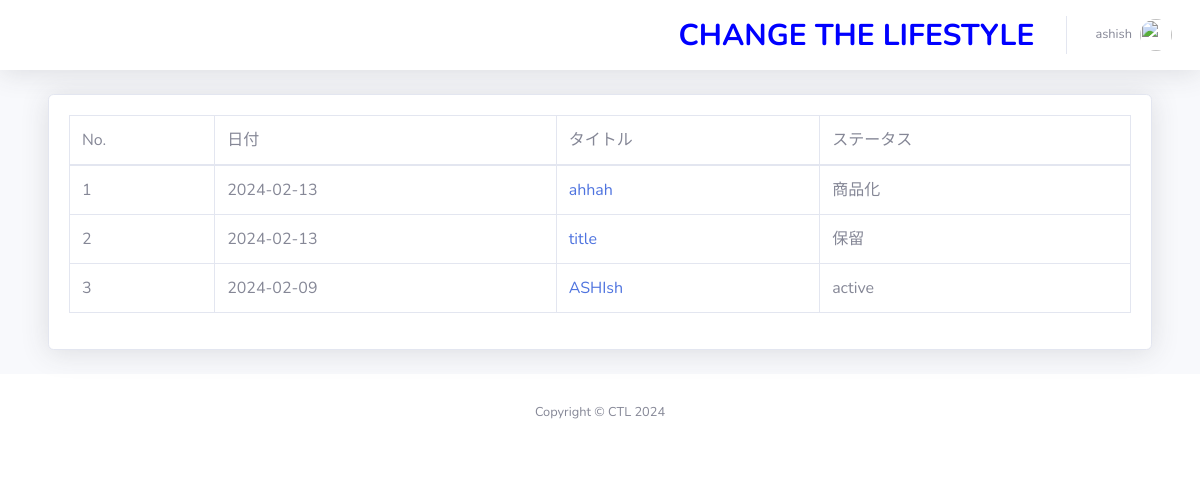
The page /dashboard/post/ (signed in) on the database as committed earlier.
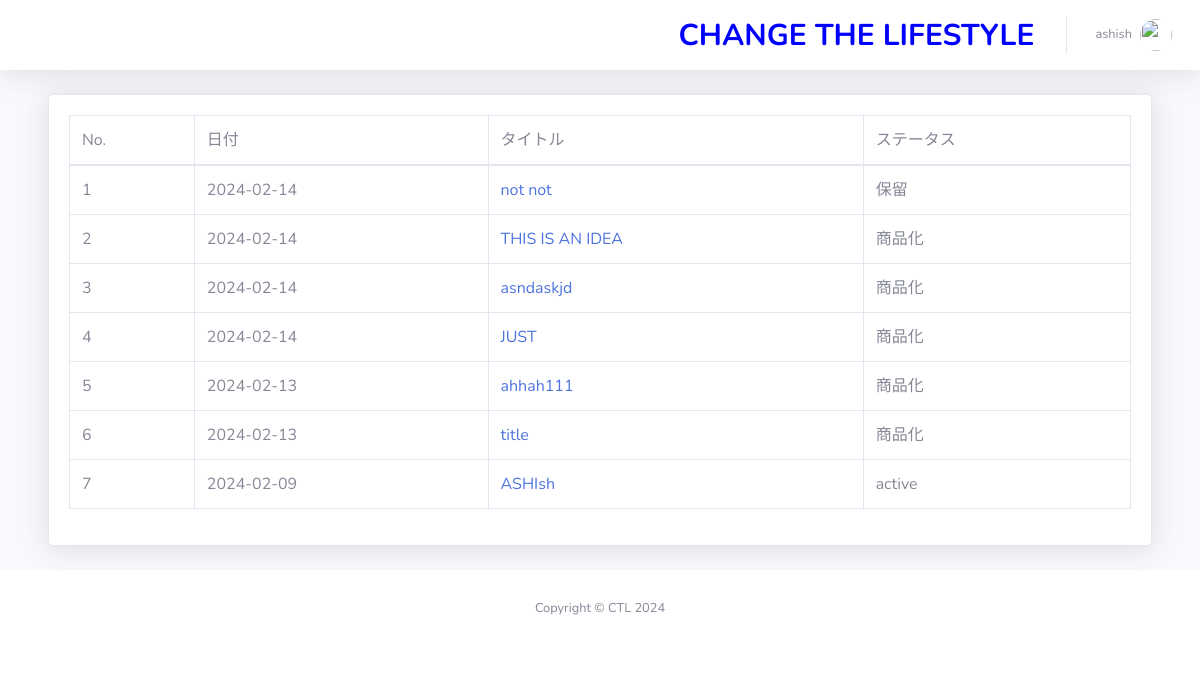
The same page on the database as committed later.
### idea/models.py (models this page shows, shortened)
class Idea(models.Model):
    status = (
        ('商品化', '商品化'),
        ('保留', '保留')
    )
    title = models.CharField(max_length=200, null=True)
    detail = models.TextField(max_length=2000, null=True)
    image = models.ImageField(upload_to='images/media', null=True, blank=True)
    status = models.CharField(max_length=20, choices=status, default='保留')
    author = models.ForeignKey(Author, on_delete=models.CASCADE)
    email_text = models.CharField(max_length=255, blank=True, null=True, verbose_name='Email')
    created_at = models.DateTimeField(auto_now_add=True)
    new_date_field = models.DateTimeField(null=True, blank=True)
    files = models.ManyToManyField(IdeaFile, related_name='idea_files', blank=True)
    class Meta:
        verbose_name_plural = 'Ideas'

### dashboard/views.py (the view)
# urls.py: path('post/', views.AllPost.as_view(), name='all_post'),
class AllPost(View):
    @method_decorator(login_required(login_url='login'))
    def dispatch(self,request,*args,**kwargs):
        return super().dispatch(request,*args,**kwargs)
    def get(self,request):
        user = request.user.author
        post = user.idea_set.all().order_by('-id')
        context = {
            'post':post
        }
        return render(request,'dashboard/post/all_post.html',context)

### templates/dashboard/post/all_post.html (shortened to what this page needs)
{% extends 'dashboard/base/base.html' %}
{% block body %}
{% load humanize %}
<div class="container-fluid">
    <div class="card shadow mb-4">
        <div class="card-body">
            <div class="table-responsive">
                <table class="table table-bordered" id="dataTable" width="100%" cellspacing="0">
                    <thead>
                        <tr>
                            <td> No. </td>
                            <td> 日付 </td>
                            <td> タイトル </td>
                            <td> ステータス </td>
                        </tr>
                    </thead>
                    <tbody>
                        {% for p in post %}
                        <tr>
                            <td>{{ forloop.counter }}</td>
                            <td> {{ p.created_at|date:"Y-m-d" }}</td>
                            <td><a href="{% url 'post' p.id %}">{{ p.title }}</a>  </td>
                            <td> {{ p.status }} </td>
                        </tr>
                        {% endfor %}
                    </tbody>
                </table>
            </div>
        </div>
    </div>
</div>
{% endblock %}

Rows that differ between the two databases and show on the page:
added Idea: created_at "2024-02-14", title "not not", status "保留"
added Idea: created_at "2024-02-14", title "THIS IS AN IDEA", status "商品化"
added Idea: created_at "2024-02-14", title "asndaskjd", status "商品化"
added Idea: created_at "2024-02-14", title "JUST", status "商品化"
changed Idea: title "ahhah" → "ahhah111"
changed Idea "title": status "保留" → "商品化"
